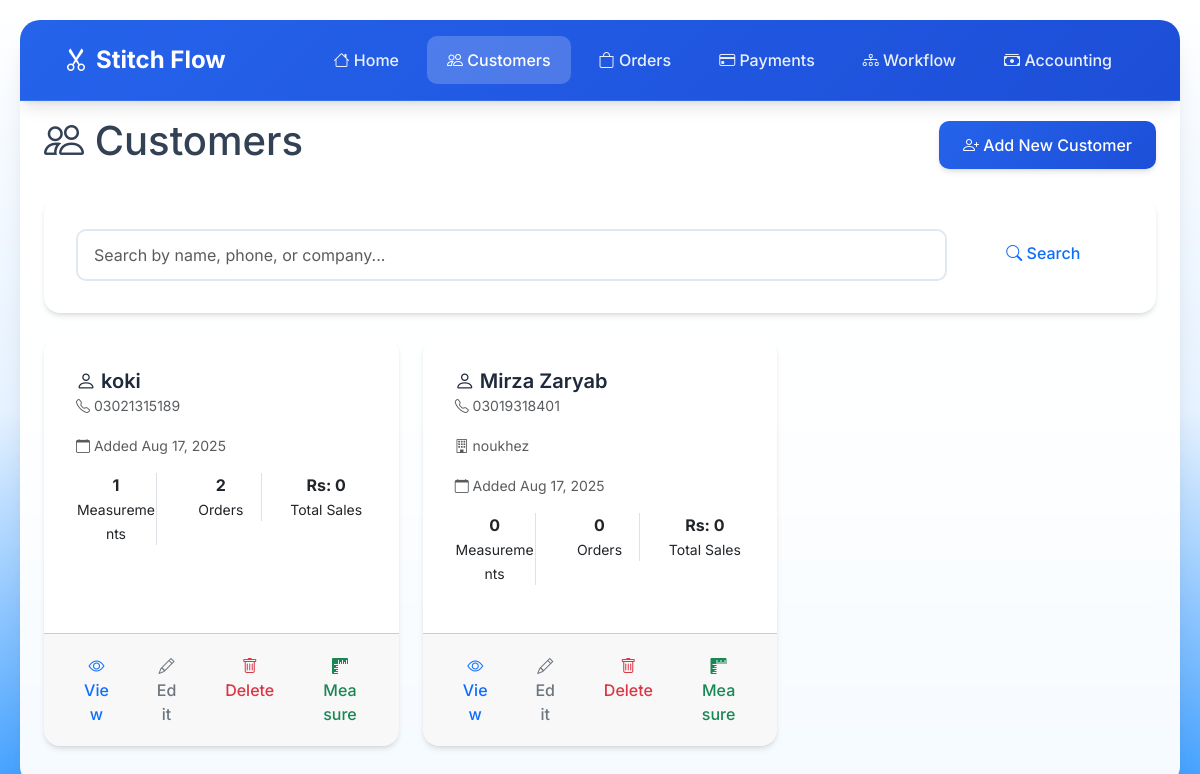
The app's page /customers/, older data.
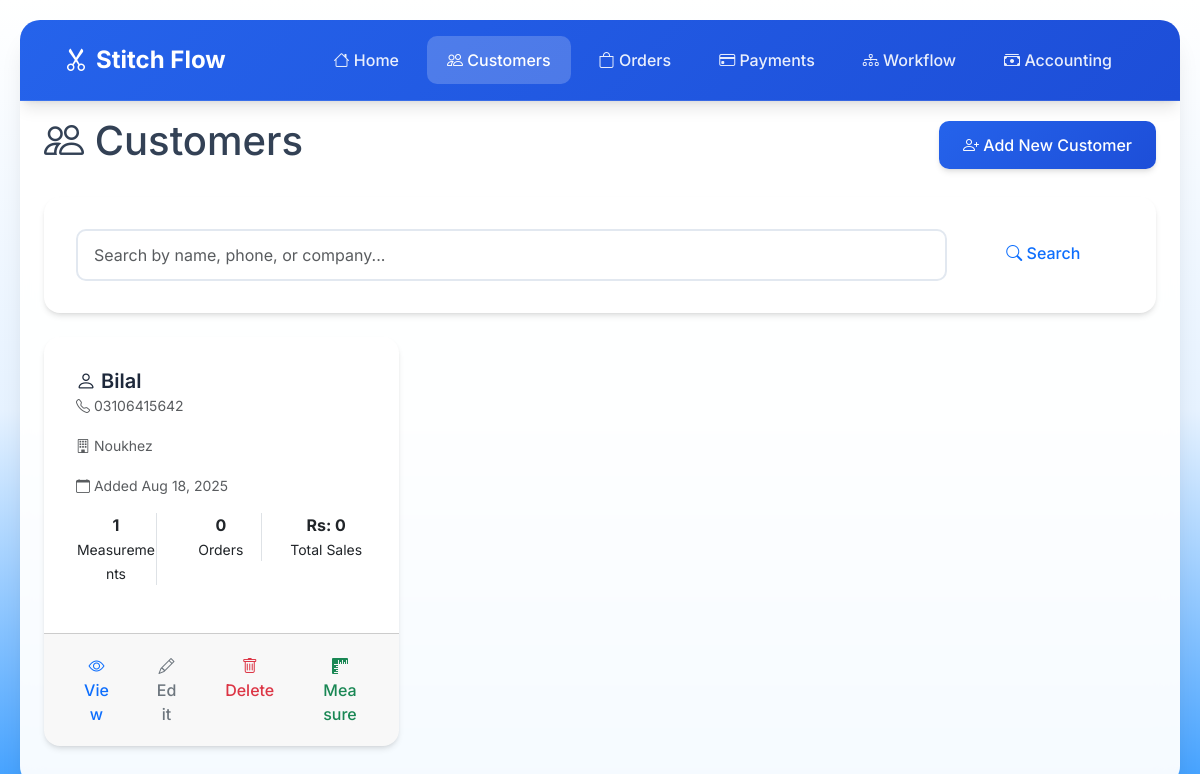
The same page, newer data.
### customers/models.py (models this page shows, shortened)
class Customer(models.Model):
    name = models.CharField(max_length=200)
    phone_number = models.CharField(max_length=20)
    company = models.CharField(max_length=200, blank=True, null=True)
    created_at = models.DateTimeField(auto_now_add=True)
    updated_at = models.DateTimeField(auto_now=True)
    class Meta:
        ordering = ['-created_at']

### customers/views.py (the view)
# urls.py: path('', views.customer_list, name='customer_list'),
def customer_list(request):
    search_query = request.GET.get('search', '')
    customers = Customer.objects.all()
    if search_query:
        customers = customers.filter(
            Q(name__icontains=search_query) |
            Q(phone_number__icontains=search_query) |
            Q(company__icontains=search_query)
        )
    context = {
        'customers': customers,
        'search_query': search_query,
    }
    return render(request, 'customers/customer_list.html', context)

### customers/templates/customers/customer_list.html (shortened to what the changed rows need)
{% extends 'base.html' %}
{% block content %}
<div class="col-12">
    <div class="main-content">
        <div class="d-flex justify-content-between align-items-center mb-4">
            <h1><i class="bi bi-people"></i> Customers</h1>
        </div>
        <div class="row">
            {% for customer in customers %}
                <div class="col-md-6 col-lg-4 mb-4">
                    <div class="card h-100">
                        <div class="card-body">
                            <h5 class="card-title">
                                <i class="bi bi-person"></i> {{ customer.name }}
                            </h5>
                            <p class="card-text">
                                <small class="text-muted">
                                    <i class="bi bi-telephone"></i> {{ customer.phone_number }}
                                </small>
                            </p>
                            {% if customer.company %}
                                <p class="card-text">
                                    <small class="text-muted">
                                        <i class="bi bi-building"></i> {{ customer.company }}
                                    </small>
                                </p>
                            {% endif %}
                            <p class="card-text">
                                <small class="text-muted">
                                    <i class="bi bi-calendar"></i> Added {{ customer.created_at|date:"M d, Y" }}
                                </small>
                            </p>
                            <div class="row text-center mb-3">
                                <div class="col-4">
                                    <div class="border-end">
                                        <strong>{{ customer.measurements.count }}</strong>
                                        <br><small>Measurements</small>
                                    </div>
                                </div>
                                <div class="col-4">
                                    <div class="border-end">
                                        <strong>{{ customer.orders.count }}</strong>
                                        <br><small>Orders</small>
                                    </div>
                                </div>
                                <div class="col-4">
                                    <strong>Rs: {{ customer.orders.aggregate.total_amount__sum|default:0 }}</strong>
                                    <br><small>Total Sales</small>
                                </div>
                            </div>
                        </div>
                        <div class="card-footer">
                            <div class="btn-group w-100" role="group">
                                <a href="{% url 'customer_detail' customer.pk %}" class="btn btn-outline-primary">
                                    <i class="bi bi-eye"></i> View
                                </a>
                                <a href="{% url 'customer_edit' customer.pk %}" class="btn btn-outline-secondary">
                                    <i class="bi bi-pencil"></i> Edit
                                </a>
                                <form method="post" action="{% url 'customer_delete' customer.pk %}" style="display:inline;">
                                    <button type="submit" class="btn btn-outline-danger" onclick="return confirm('Are you sure you want to delete {{ customer.name }}?');">
                                        <i class="bi bi-trash"></i> Delete
                                    </button>
                                </form>
                                <a href="{% url 'measurement_create' customer.pk %}" class="btn btn-outline-success">
                                    <i class="bi bi-rulers"></i> Measure
                                </a>
                            </div>
                        </div>
                    </div>
                </div>
            {% endfor %}
        </div>
    </div>
</div>
{% endblock %}

Row changes from the older to the newer data that the page shows:
removed Customer: name "koki", phone_number "03021315189", created_at "Aug 17, 2025", measurements.count "1", orders.count "2", orders.aggregate.total_amount__sum "0"
removed Customer: name "Mirza Zaryab", phone_number "03019318401", company "noukhez", created_at "Aug 17, 2025", measurements.count "0", orders.count "0", orders.aggregate.total_amount__sum "0"
added Customer: name "Bilal", phone_number "03106415642", company "Noukhez", created_at "Aug 18, 2025", measurements.count "1", orders.count "0", orders.aggregate.total_amount__sum "0"
